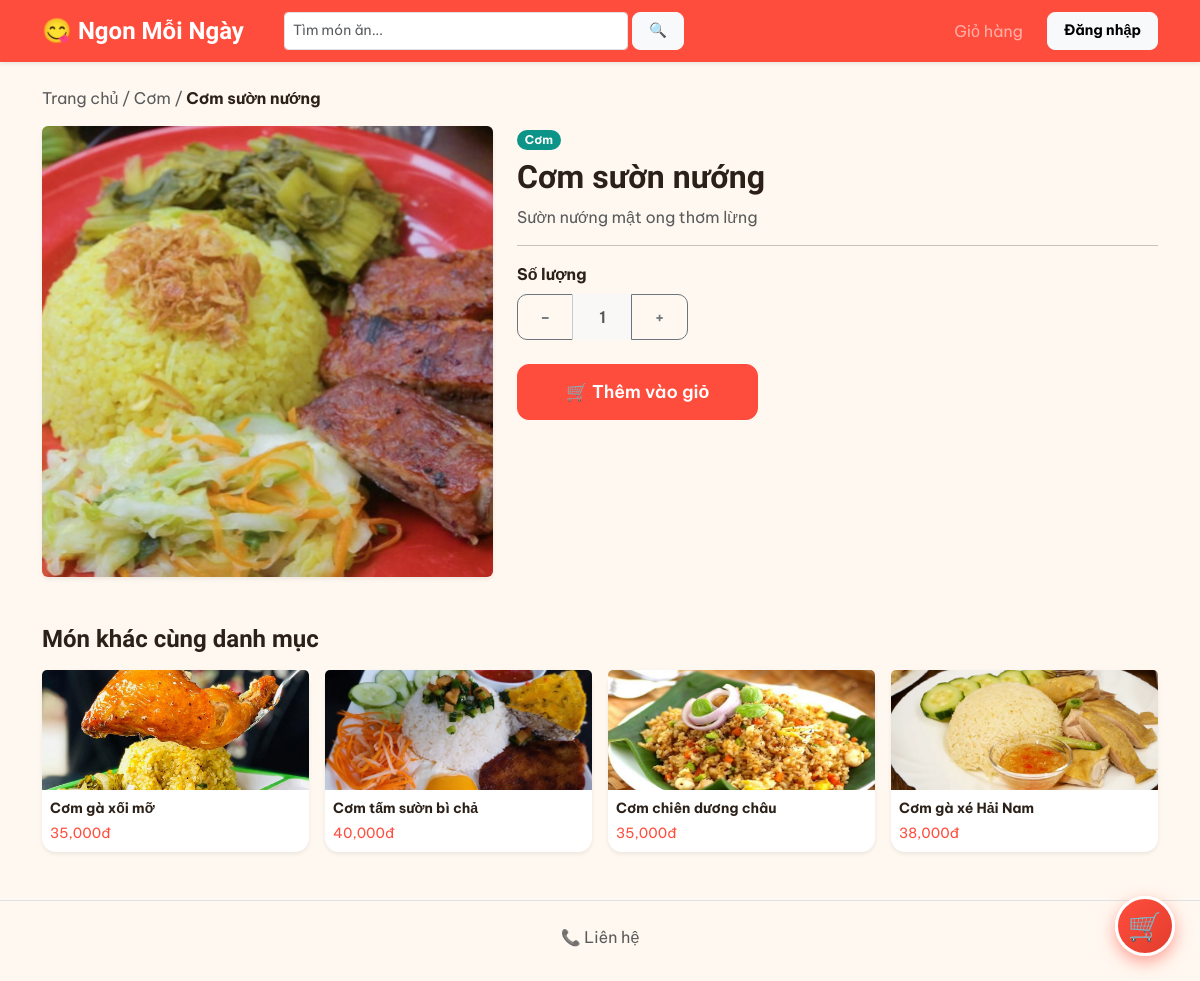
Page /mon_chi_tiet.php?id=4 on the committed database.
### tables this page shows
CREATE TABLE `mon_an` (
  `id` int(11) NOT NULL,
  `ten_mon` varchar(150) NOT NULL,
  `gia` decimal(10,0) NOT NULL,
  `gia_goc` decimal(10,0) DEFAULT NULL,
  `gia_von` decimal(10,0) NOT NULL DEFAULT 0,
  `noi_bat` tinyint(1) NOT NULL DEFAULT 0,
  `mo_ta` text DEFAULT NULL,
  `hinh_anh` varchar(255) DEFAULT NULL,
  `id_danh_muc` int(11) DEFAULT NULL,
  `con_hang` tinyint(1) DEFAULT 1
);

CREATE TABLE `danh_muc` (
  `id` int(11) NOT NULL,
  `ten_danh_muc` varchar(100) NOT NULL
);

### mon_chi_tiet.php (the view, shortened to what this page needs)
<?php
include 'config/ketnoi.php';
include 'includes/header.php';
$id = $_GET['id'] ?? 0;
$stmt = $conn->prepare("SELECT mon_an.*, danh_muc.ten_danh_muc, danh_muc.id as id_dm FROM mon_an JOIN danh_muc ON mon_an.id_danh_muc = danh_muc.id WHERE mon_an.id = ?");
$stmt->bind_param("i", $id);
$stmt->execute();
$mon = $stmt->get_result()->fetch_assoc();
$anh = !empty($mon['hinh_anh']) ? $mon['hinh_anh'] : 'no-image.jpg';
$stmt2 = $conn->prepare("SELECT * FROM mon_an WHERE id_danh_muc = ? AND id != ? LIMIT 4");
$stmt2->bind_param("ii", $mon['id_danh_muc'], $id);
$stmt2->execute();
$mon_lien_quan = $stmt2->get_result();
?>
<div class="container my-4">
    <nav class="mb-3">
        <a href="index.php" class="text-decoration-none text-muted">Trang chủ</a>
        <span class="text-muted"> / </span>
        <a href="index.php#danhmuc-<?php echo $mon['id_dm']; ?>" class="text-decoration-none text-muted"><?php echo $mon['ten_danh_muc']; ?></a>
        <span class="text-muted"> / </span>
        <span class="fw-bold"><?php echo $mon['ten_mon']; ?></span>
    </nav>
    <div class="row g-4">
        <div class="col-md-5">
            <img src="assets/img/<?php echo $anh; ?>" class="img-fluid rounded shadow-sm w-100" style="aspect-ratio:1/1;object-fit:cover;">
        </div>
        <div class="col-md-7">
            <span class="badge rounded-pill mb-2" style="background:var(--secondary);"><?php echo $mon['ten_danh_muc']; ?></span>
            <h2 class="fw-bold"><?php echo $mon['ten_mon']; ?></h2>
            <?php $het_hang = isset($mon['con_hang']) && $mon['con_hang'] == 0; ?>
            <p class="text-muted"><?php echo nl2br(htmlspecialchars($mon['mo_ta'])); ?></p>
            <hr>
            <label class="fw-bold mb-2 d-block">Số lượng</label>
            <div class="d-flex align-items-center gap-3 mb-4">
                <div class="btn-group" role="group">
                    <button type="button" class="btn btn-outline-secondary" onclick="doiSoLuong(-1)">−</button>
                    <input type="text" id="so-luong-input" value="1" class="btn btn-light disabled text-center" style="width:60px;" readonly>
                    <button type="button" class="btn btn-outline-secondary" onclick="doiSoLuong(1)">+</button>
                </div>
            </div>
            <?php if ($het_hang): ?>
                <button type="button" class="btn btn-secondary btn-lg px-5" disabled>Hết hàng</button>
            <?php else: ?>
                <button type="button" class="btn btn-brand btn-lg px-5 btn-them-gio"
                        data-id="<?php echo $mon['id']; ?>" data-qty-input="so-luong-input">
                    🛒 Thêm vào giỏ
                </button>
            <?php endif; ?>
        </div>
    </div>
    <?php if ($mon_lien_quan->num_rows > 0): ?>
    <h4 class="fw-bold mt-5 mb-3">Món khác cùng danh mục</h4>
    <div class="row row-cols-2 row-cols-md-4 g-3">
        <?php while ($lq = $mon_lien_quan->fetch_assoc()):
            $anhLq = !empty($lq['hinh_anh']) ? $lq['hinh_anh'] : 'no-image.jpg';
        ?>
        <div class="col">
            <a href="mon_chi_tiet.php?id=<?php echo $lq['id']; ?>" class="text-decoration-none">
                <div class="card h-100 shadow-sm border-0">
                    <img src="assets/img/<?php echo $anhLq; ?>" class="card-img-top" style="height:120px;object-fit:cover;">
                    <div class="card-body p-2">
                        <p class="small fw-bold mb-1" style="color:var(--dark);"><?php echo $lq['ten_mon']; ?></p>
                        <p class="small mb-0" style="color:var(--primary);"><?php echo number_format($lq['gia']); ?>đ</p>
                    </div>
                </div>
            </a>
        </div>
        <?php endwhile; ?>
    </div>
    <?php endif; ?>
</div>
<?php include 'includes/footer.php'; ?>

### includes/header.php (shortened to what this page needs)
<!DOCTYPE html>
<html lang="vi">
<head>
    <link href="https://cdnjs.cloudflare.com/ajax/libs/bootstrap/5.3.3/css/bootstrap.min.css" rel="stylesheet">
    <link rel="stylesheet" href="/food_order/assets/css/style.css">
</head>
<body>
<nav class="navbar navbar-expand-lg navbar-dark shadow-sm" style="background: var(--primary);">
  <div class="container">
    <a class="navbar-brand fw-bold fs-4" href="/food_order/index.php">😋 Ngon Mỗi Ngày</a>
    <div class="collapse navbar-collapse" id="navMenu">
      <form action="/food_order/index.php" method="GET" class="d-flex mx-lg-4 my-2 my-lg-0 flex-grow-1 position-relative" style="max-width:400px;">
    <input type="text" name="tim" id="o-tim-kiem" class="form-control form-control-sm"
           placeholder="Tìm món ăn..."
           style="<?php echo isset($_GET['tim']) && $_GET['tim'] != '' ? 'padding-right:28px;' : ''; ?>"
           value="<?php echo isset($_GET['tim']) ? htmlspecialchars($_GET['tim']) : ''; ?>">
    <button class="btn btn-light btn-sm ms-1" type="submit">🔍</button>
</form>
      <ul class="navbar-nav ms-auto align-items-lg-center gap-lg-2">
        <li class="nav-item">
          <a class="nav-link" href="/food_order/cart.php">
            Giỏ hàng
          </a>
        </li>
        <?php if (isset($_SESSION['dang_nhap'])): ?>
          <li class="nav-item">
            <a class="btn btn-light btn-sm fw-bold ms-lg-2" href="<?php echo $_SESSION['vai_tro']=='admin' ? '/food_order/admin/tai_khoan.php' : '/food_order/tai_khoan.php'; ?>">
              👤 Xin chào, <?php echo $_SESSION['ho_ten']; ?>
            </a>
          </li>
        <?php else: ?>
          <li class="nav-item"><a class="btn btn-light btn-sm fw-bold ms-lg-2" href="/food_order/auth/dang_nhap.php">Đăng nhập</a></li>
        <?php endif; ?>
      </ul>
    </div>
  </div>
</nav>
<a href="/food_order/cart.php" class="gio-hang-noi" title="Xem giỏ hàng">
    🛒
</a>

### includes/footer.php (shortened to what this page needs)
<footer class="text-center py-4 text-muted border-top mt-5">
<p class="mb-2">
    <a href="/food_order/contact.php" class="text-decoration-none text-muted">📞 Liên hệ</a>
</p>
</footer>
</body>
</html>

### assets/css/style.css (style rules this page uses)
:root { --primary: #FF4D3D; --primary-dark: #E23E2E; --primary-light: #FFE4DE; --secondary: #0D9488; --accent: #FFB703; --dark: #2B2118; --bg-page: #FFF8F0; --muted: #8A7F72; }
body { font-family: 'Be Vietnam Pro', sans-serif; color: var(--dark); background: var(--bg-page); }
h1, h2, h3, h4, h5, h6, .navbar-brand, .card-title { font-family: 'Baloo 2', sans-serif; font-weight: 700; }
.btn-brand { background: var(--primary); border-color: var(--primary); color: #fff; }
.gio-hang-noi { position: fixed; bottom: 25px; right: 25px; width: 60px; height: 60px; background: linear-gradient(135deg, var(--primary), var(--primary-dark)); border: 3px solid white; border-radius: 50%; display: flex; align-items: center; justify-content: center; font-size: 28px; text-decoration: none; box-shadow: 0 6px 16px rgba(255, 77, 61, 0.5); z-index: 998; animation: nhun-nhe 2s ease-in-out infinite; }
.btn { padding: 10px 22px; font-size: 1rem; font-weight: 600; border-radius: 10px; transition: all 0.15s ease; }
.btn-sm { padding: 7px 16px; font-size: 0.9rem; border-radius: 8px; }
.btn-lg { padding: 14px 30px; font-size: 1.1rem; border-radius: 12px; }
.card { border-radius: 14px !important; }

### rows in the picture
mon_an: id_danh_muc.ten_danh_muc "Cơm", ten_mon "Cơm sườn nướng", hinh_anh (picture), mo_ta "Sườn nướng mật ong thơm lừng"
mon_an: hinh_anh (picture), ten_mon "Cơm gà xối mỡ", gia "35,000"
mon_an: hinh_anh (picture), ten_mon "Cơm tấm sườn bì chả", gia "40,000"
mon_an: hinh_anh (picture), ten_mon "Cơm chiên dương châu", gia "35,000"
mon_an: hinh_anh (picture), ten_mon "Cơm gà xé Hải Nam", gia "38,000"
